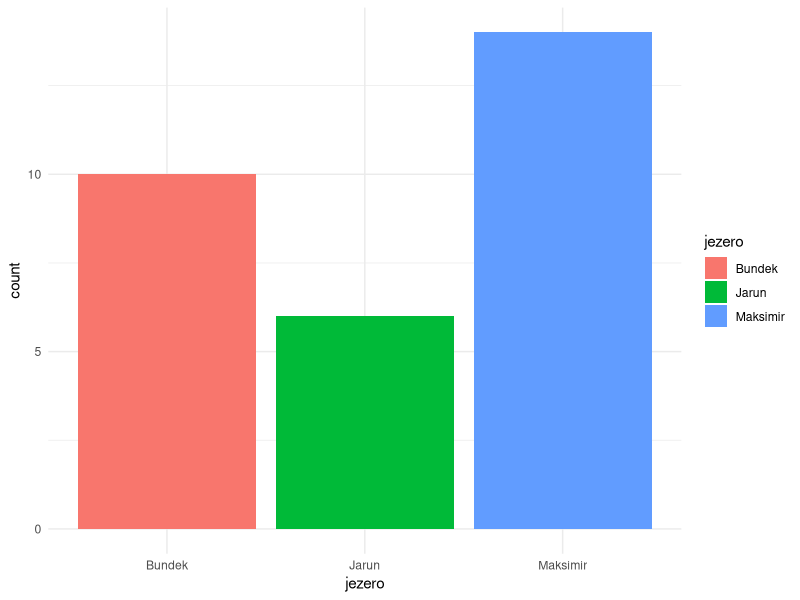

Here is the R script that generated this plot: (Note: this script raises an error after producing the figure.)
# Analize podataka u biološkim istraživanjima - praktikum 2024
# Lucija Kanjer lucija.kanjer@biol.pmf.hr

###############################################################################

# 5. Testiranje razdiobe bioloških podataka u R-u

# Uključene su sve korištene naredbe, ALI NEKE SU NEPOTPUNE ILI SADRŽE NAMJERNE POGREŠKE:
# Dovršite naredbe gdje je potrebno i dodajte komentare za sebe (koristite # za komentiranje)
#
# IZVRŠAVANJE NAREDBI: ctrl + Enter 
#
###############################################################################

# Instalacija novih paketa
install.packages() # popunite za pakete koje nemate, pazite navodnike!

# Učitavanje potrebnih paketa
library(dplyr) # za manipulaciju tablicama
library(ggplot2) # za crtanje grafova
library(fitdistrplus) # za fit-atanje ditribucije

# Postavljanje radnog direktorija
getwd()
setwd()

# Učitavanje seta podataka o ribama u jezerima grada Zagreba
ribe <- read.csv("ribe.csv", header = TRUE)

# Pregledajte set podataka!
str(ribe)
print(ribe)

###############################################################################

### Faktori u R-u - organizacija kategoričkih varijabli
# Koje kategoričke varijable nalazimo u setu podataka o ribama?
# Koja varijabla je nomimalna, a koja ordinalna?

### Nominalna kategorička varijabla - broj riba po jezerima
ggplot(ribe, aes(x = jezero)) + 
  geom_bar(aes(fill = jezero)) + 
  theme_minimal()

# Koji je problem? R crta kategorije abecednim redom!
# Provjerite tip varijable jezero!
class()
str()

# Koristimo naredbu factor() da postavimo padajući poredak varijable jezero
ribe$jezero <- 
  factor(ribe$jezero, 
         levels = names(sort(table(ribe$jezero), decreasing = TRUE)))

# Ponovo provjerite tip varijable i nacrtajte barplot! Što se promjenilo?


### Ordinalna kategorička varijabla - broj riba po veličinskoj kategoriji
graf_velicina <- ggplot(ribe, aes(x = velicina_ribe)) + 
  geom_bar(aes(fill = velicina_ribe)) + 
  theme_minimal() +
  labs(x = "Veličina ribe", y = "Broj riba")

print(graf_velicina)

# Provjerite tip varijable velicina_riba!
class()
str()

# Koristimo naredbu factor() da ručno uredimo poredak ove ordinalne kategoričke varijable
ribe$velicina_ribe <- 
  factor(ribe$velicina_ribe, 
         levels = c("juvenilna", "subadultna", "adultna"), ordered = TRUE)

# Ponovo provjerite tip varijable i nacrtajte barplot! Što se promjenilo?


### Eksportiranje ggplot grafa kao slike ili PDF dokumenta

ggsave(filename = "graf_velicina.jpg", # naziv JPG slike
       plot = graf_velicina, # koji objekt želimo eksportirati
       width = 8, height = 6, # dimenzije u inčima
       dpi = 300) # dots per inch

ggsave(filename = "graf_velicina.pdf", # naziv JPG slike 
       width = 8, height = 6, # dimenzije u inčima
       device = cairo_pdf) # naziv metode eksporta za PDF

# Je li ova veličina grafa dobra za A4 dokument?
# Izmjenite dimenzije tako da se font i podaci jasno vide!

###############################################################################

# Ispitivanje normalnosti distribucije

# 1. Histogram
hist(ribe$duljina_cm, 
     main = "Histogram duljine ribe (cm)", 
     xlab = "Duljina (cm)", ylab = "Broj riba",
     col = "lightblue", border = "black")

hist(ribe$starost_riba, 
     main = "Histogram starosti ribe (godine)", 
     xlab = "Starost (godina)", 
     col = "lightgreen", 
     border = "black")

# Koju razliku primjećujete u izgledima histogram?

# 2. Q-Q plot
qqnorm(ribe$duljina_cm, main = "Q-Q plot za duljinu ribe")
qqline(ribe$duljina_cm, col = "red")

qqnorm(ribe$starost_riba, main = "Q-Q plot za starost ribe")
qqline(ribe$starost_riba, col = "red")

# Koju razliku primjećujete u izgledima Q-Q plota?


# 3. Shapiro-Wilk test
shapiro.test(ribe$duljina_cm)

shapiro.test(ribe$starost_riba)

# Za koju varijablu je Shapiro-Wilk test značajan? Što to znači?


# 4. Cullen and Fray graf
descdist(ribe$duljina_cm, boot = 500)

descdist(ribe$starost_riba, boot = 500)

# Eksportiranje grafova u base R-u

# Otvorite uređaj za PNG format
png("graf.png", width = 2000, height = 1500, res = 300)  # 'res' je parametar za dpi

# Nacrtajte graf
hist(ribe$duljina_cm, main = "Histogram duljine riba", xlab = "Duljina (cm)", 
     col = "skyblue", border = "black")

# Zatvorite uređaj za izvođenje i spremite sliku
dev.off()


##############################################################################

# Zadaci
# 1.a Eksportirajajte napravljenje grafove, zalijepite ih u Word dokument.
# 1.b Objasnite svaki od korištenih grafova i testova.

# 2.a Napravite ispitivanje normalnosti za varijablu "brzina_plivanja".
# 2.b Je li varijabla normalno distribuirana? Napravite dokument izvještaja.

# 2.a Napravite ispitivanje normalnosti za varijablu "sbroj_jaja".
# 2.b Je li varijabla normalno distribuirana? Napravite dokument izvještaja.
